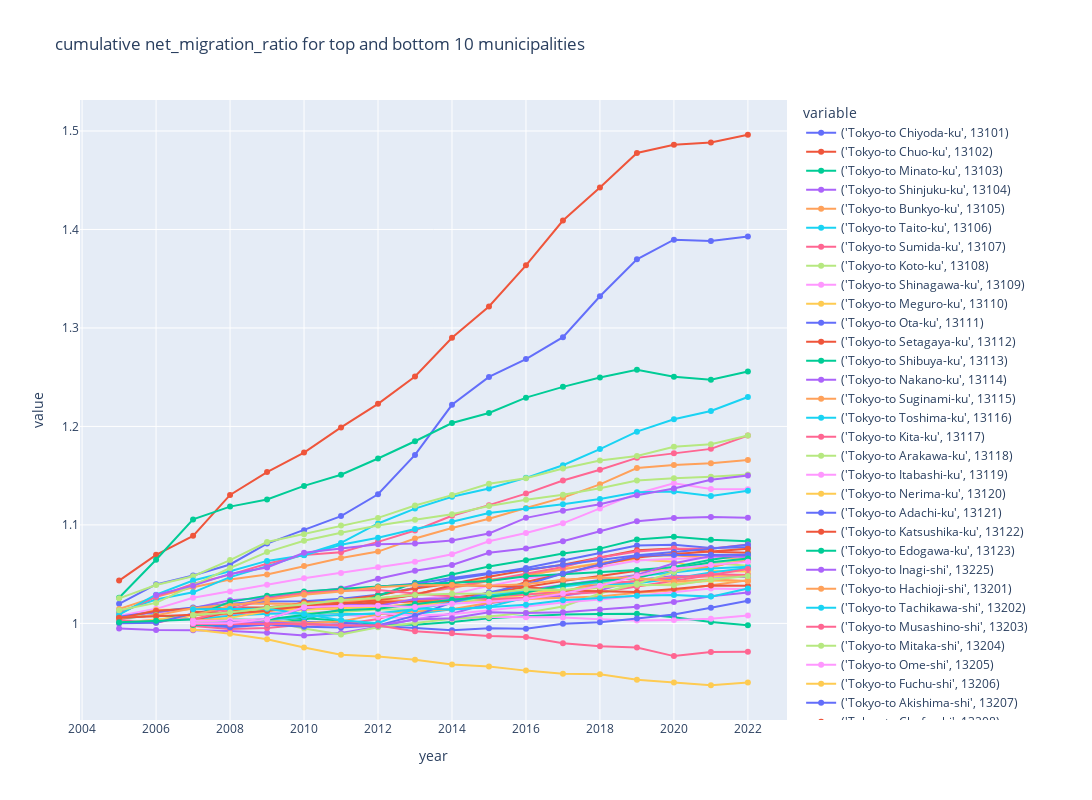

Here is the notebook cell this chart was saved with:
### Code cell
plot_time_series(
    tokyo_df.copy(),
    "factor_growth",
    group_by_columns,
    granularity_columns,
    f"cumulative {factor_column} for top and bottom {return_n} municipalities",
    # visible="legendonly",
)

### Figure 1 — Plotly figure (JSON) as saved in the notebook; plotly's stock layout.template omitted (floating-point values rounded to 4 significant figures)
{"data": [{"hovertemplate": "variable=('Tokyo-to Chiyoda-ku', 13101)<br>year=%{x}<br>value=%{y}<extra></extra>", "legendgroup": "('Tokyo-to Chiyoda-ku', 13101)", "line": {"color": "#636efa", "dash": "solid"}, "marker": {"symbol": "circle"}, "mode": "lines+markers", "name": "('Tokyo-to Chiyoda-ku', 13101)", "orientation": "v", "showlegend": true, "type": "scatter", "x": [2005, 2006, 2007, 2008, 2009, 2010, 2011, 2012, 2013, 2014, 2015, 2016, 2017, 2018, 2019, 2020, 2021, 2022], "xaxis": "x", "y": [1.02, 1.04, 1.049, 1.06, 1.081, 1.095, 1.109, 1.131, 1.171, 1.222, 1.25, 1.268, 1.291, 1.332, 1.37, 1.39, 1.388, 1.393], "yaxis": "y"}, {"hovertemplate": "variable=('Tokyo-to Chuo-ku', 13102)<br>year=%{x}<br>value=%{y}<extra></extra>", "legendgroup": "('Tokyo-to Chuo-ku', 13102)", "line": {"color": "#EF553B", "dash": "solid"}, "marker": {"symbol": "circle"}, "mode": "lines+markers", "name": "('Tokyo-to Chuo-ku', 13102)", "orientation": "v", "showlegend": true, "type": "scatter", "x": [2005, 2006, 2007, 2008, 2009, 2010, 2011, 2012, 2013, 2014, 2015, 2016, 2017, 2018, 2019, 2020, 2021, 2022], "xaxis": "x", "y": [1.043, 1.07, 1.089, 1.13, 1.154, 1.173, 1.199, 1.223, 1.251, 1.29, 1.322, 1.364, 1.409, 1.443, 1.478, 1.486, 1.488, 1.496], "yaxis": "y"}, {"hovertemplate": "variable=('Tokyo-to Minato-ku', 13103)<br>year=%{x}<br>value=%{y}<extra></extra>", "legendgroup": "('Tokyo-to Minato-ku', 13103)", "line": {"color": "#00cc96", "dash": "solid"}, "marker": {"symbol": "circle"}, "mode": "lines+markers", "name": "('Tokyo-to Minato-ku', 13103)", "orientation": "v", "showlegend": true, "type": "scatter", "x": [2005, 2006, 2007, 2008, 2009, 2010, 2011, 2012, 2013, 2014, 2015, 2016, 2017, 2018, 2019, 2020, 2021, 2022], "xaxis": "x", "y": [1.026, 1.065, 1.106, 1.119, 1.126, 1.14, 1.151, 1.167, 1.185, 1.203, 1.214, 1.229, 1.24, 1.25, 1.257, 1.25, 1.247, 1.256], "yaxis": "y"}, {"hovertemplate": "variable=('Tokyo-to Shinjuku-ku', 13104)<br>year=%{x}<br>value=%{y}<extra></extra>", "legendgroup": "('Tokyo-to Shinjuku-ku', 13104)", "line": {"color": "#ab63fa", "dash": "solid"}, "marker": {"symbol": "circle"}, "mode": "lines+markers", "name": "('Tokyo-to Shinjuku-ku', 13104)", "orientation": "v", "showlegend": true, "type": "scatter", "x": [2005, 2006, 2007, 2008, 2009, 2010, 2011, 2012, 2013, 2014, 2015, 2016, 2017, 2018, 2019, 2020, 2021, 2022], "xaxis": "x", "y": [1.007, 1.011, 1.016, 1.023, 1.026, 1.032, 1.035, 1.045, 1.053, 1.059, 1.072, 1.076, 1.083, 1.094, 1.104, 1.107, 1.108, 1.107], "yaxis": "y"}, {"hovertemplate": "variable=('Tokyo-to Bunkyo-ku', 13105)<br>year=%{x}<br>value=%{y}<extra></extra>", "legendgroup": "('Tokyo-to Bunkyo-ku', 13105)", "line": {"color": "#FFA15A", "dash": "solid"}, "marker": {"symbol": "circle"}, "mode": "lines+markers", "name": "('Tokyo-to Bunkyo-ku', 13105)", "orientation": "v", "showlegend": true, "type": "scatter", "x": [2005, 2006, 2007, 2008, 2009, 2010, 2011, 2012, 2013, 2014, 2015, 2016, 2017, 2018, 2019, 2020, 2021, 2022], "xaxis": "x", "y": [1.015, 1.027, 1.037, 1.045, 1.05, 1.058, 1.066, 1.073, 1.086, 1.097, 1.106, 1.117, 1.128, 1.141, 1.158, 1.161, 1.163, 1.166], "yaxis": "y"}, {"hovertemplate": "variable=('Tokyo-to Taito-ku', 13106)<br>year=%{x}<br>value=%{y}<extra></extra>", "legendgroup": "('Tokyo-to Taito-ku', 13106)", "line": {"color": "#19d3f3", "dash": "solid"}, "marker": {"symbol": "circle"}, "mode": "lines+markers", "name": "('Tokyo-to Taito-ku', 13106)", "orientation": "v", "showlegend": true, "type": "scatter", "x": [2005, 2006, 2007, 2008, 2009, 2010, 2011, 2012, 2013, 2014, 2015, 2016, 2017, 2018, 2019, 2020, 2021, 2022], "xaxis": "x", "y": [1.012, 1.024, 1.032, 1.047, 1.058, 1.07, 1.082, 1.101, 1.117, 1.128, 1.137, 1.148, 1.161, 1.177, 1.195, 1.207, 1.216, 1.23], "yaxis": "y"}, {"hovertemplate": "variable=('Tokyo-to Sumida-ku', 13107)<br>year=%{x}<br>value=%{y}<extra></extra>", "legendgroup": "('Tokyo-to Sumida-ku', 13107)", "line": {"color": "#FF6692", "dash": "solid"}, "marker": {"symbol": "circle"}, "mode": "lines+markers", "name": "('Tokyo-to Sumida-ku', 13107)", "orientation": "v", "showlegend": true, "type": "scatter", "x": [2005, 2006, 2007, 2008, 2009, 2010, 2011, 2012, 2013, 2014, 2015, 2016, 2017, 2018, 2019, 2020, 2021, 2022], "xaxis": "x", "y": [1.01, 1.027, 1.04, 1.05, 1.061, 1.07, 1.072, 1.083, 1.094, 1.109, 1.12, 1.132, 1.145, 1.156, 1.168, 1.173, 1.177, 1.191], "yaxis": "y"}, {"hovertemplate": "variable=('Tokyo-to Koto-ku', 13108)<br>year=%{x}<br>value=%{y}<extra></extra>", "legendgroup": "('Tokyo-to Koto-ku', 13108)", "line": {"color": "#B6E880", "dash": "solid"}, "marker": {"symbol": "circle"}, "mode": "lines+markers", "name": "('Tokyo-to Koto-ku', 13108)", "orientation": "v", "showlegend": true, "type": "scatter", "x": [2005, 2006, 2007, 2008, 2009, 2010, 2011, 2012, 2013, 2014, 2015, 2016, 2017, 2018, 2019, 2020, 2021, 2022], "xaxis": "x", "y": [1.025, 1.039, 1.048, 1.064, 1.083, 1.091, 1.099, 1.107, 1.12, 1.13, 1.142, 1.147, 1.157, 1.165, 1.17, 1.179, 1.182, 1.191], "yaxis": "y"}, {"hovertemplate": "variable=('Tokyo-to Shinagawa-ku', 13109)<br>year=%{x}<br>value=%{y}<extra></extra>", "legendgroup": "('Tokyo-to Shinagawa-ku', 13109)", "line": {"color": "#FF97FF", "dash": "solid"}, "marker": {"symbol": "circle"}, "mode": "lines+markers", "name": "('Tokyo-to Shinagawa-ku', 13109)", "orientation": "v", "showlegend": true, "type": "scatter", "x": [2005, 2006, 2007, 2008, 2009, 2010, 2011, 2012, 2013, 2014, 2015, 2016, 2017, 2018, 2019, 2020, 2021, 2022], "xaxis": "x", "y": [1.008, 1.015, 1.026, 1.032, 1.039, 1.046, 1.051, 1.057, 1.063, 1.07, 1.083, 1.092, 1.102, 1.117, 1.132, 1.142, 1.137, 1.136], "yaxis": "y"}, {"hovertemplate": "variable=('Tokyo-to Meguro-ku', 13110)<br>year=%{x}<br>value=%{y}<extra></extra>", "legendgroup": "('Tokyo-to Meguro-ku', 13110)", "line": {"color": "#FECB52", "dash": "solid"}, "marker": {"symbol": "circle"}, "mode": "lines+markers", "name": "('Tokyo-to Meguro-ku', 13110)", "orientation": "v", "showlegend": true, "type": "scatter", "x": [2005, 2006, 2007, 2008, 2009, 2010, 2011, 2012, 2013, 2014, 2015, 2016, 2017, 2018, 2019, 2020, 2021, 2022], "xaxis": "x", "y": [1.004, 1.014, 1.014, 1.014, 1.013, 1.015, 1.019, 1.028, 1.036, 1.041, 1.044, 1.048, 1.056, 1.061, 1.065, 1.063, 1.053, 1.053], "yaxis": "y"}, {"hovertemplate": "variable=('Tokyo-to Ota-ku', 13111)<br>year=%{x}<br>value=%{y}<extra></extra>", "legendgroup": "('Tokyo-to Ota-ku', 13111)", "line": {"color": "#636efa", "dash": "solid"}, "marker": {"symbol": "circle"}, "mode": "lines+markers", "name": "('Tokyo-to Ota-ku', 13111)", "orientation": "v", "showlegend": true, "type": "scatter", "x": [2005, 2006, 2007, 2008, 2009, 2010, 2011, 2012, 2013, 2014, 2015, 2016, 2017, 2018, 2019, 2020, 2021, 2022], "xaxis": "x", "y": [1.007, 1.012, 1.016, 1.02, 1.022, 1.023, 1.025, 1.029, 1.036, 1.045, 1.05, 1.056, 1.064, 1.072, 1.079, 1.08, 1.076, 1.077], "yaxis": "y"}, {"hovertemplate": "variable=('Tokyo-to Setagaya-ku', 13112)<br>year=%{x}<br>value=%{y}<extra></extra>", "legendgroup": "('Tokyo-to Setagaya-ku', 13112)", "line": {"color": "#EF553B", "dash": "solid"}, "marker": {"symbol": "circle"}, "mode": "lines+markers", "name": "('Tokyo-to Setagaya-ku', 13112)", "orientation": "v", "showlegend": true, "type": "scatter", "x": [2005, 2006, 2007, 2008, 2009, 2010, 2011, 2012, 2013, 2014, 2015, 2016, 2017, 2018, 2019, 2020, 2021, 2022], "xaxis": "x", "y": [1.005, 1.013, 1.015, 1.016, 1.016, 1.019, 1.023, 1.029, 1.035, 1.04, 1.047, 1.054, 1.06, 1.067, 1.074, 1.076, 1.073, 1.072], "yaxis": "y"}, {"hovertemplate": "variable=('Tokyo-to Shibuya-ku', 13113)<br>year=%{x}<br>value=%{y}<extra></extra>", "legendgroup": "('Tokyo-to Shibuya-ku', 13113)", "line": {"color": "#00cc96", "dash": "solid"}, "marker": {"symbol": "circle"}, "mode": "lines+markers", "name": "('Tokyo-to Shibuya-ku', 13113)", "orientation": "v", "showlegend": true, "type": "scatter", "x": [2005, 2006, 2007, 2008, 2009, 2010, 2011, 2012, 2013, 2014, 2015, 2016, 2017, 2018, 2019, 2020, 2021, 2022], "xaxis": "x", "y": [1.005, 1.009, 1.004, 0.9997, 0.9997, 1.004, 1.015, 1.028, 1.041, 1.05, 1.058, 1.064, 1.071, 1.076, 1.085, 1.088, 1.085, 1.084], "yaxis": "y"}, {"hovertemplate": "variable=('Tokyo-to Nakano-ku', 13114)<br>year=%{x}<br>value=%{y}<extra></extra>", "legendgroup": "('Tokyo-to Nakano-ku', 13114)", "line": {"color": "#ab63fa", "dash": "solid"}, "marker": {"symbol": "circle"}, "mode": "lines+markers", "name": "('Tokyo-to Nakano-ku', 13114)", "orientation": "v", "showlegend": true, "type": "scatter", "x": [2005, 2006, 2007, 2008, 2009, 2010, 2011, 2012, 2013, 2014, 2015, 2016, 2017, 2018, 2019, 2020, 2021, 2022], "xaxis": "x", "y": [0.9947, 0.9933, 0.9931, 0.9923, 0.9904, 0.9878, 0.9903, 0.9966, 1.004, 1.01, 1.021, 1.025, 1.028, 1.034, 1.044, 1.048, 1.048, 1.047], "yaxis": "y"}, {"hovertemplate": "variable=('Tokyo-to Suginami-ku', 13115)<br>year=%{x}<br>value=%{y}<extra></extra>", "legendgroup": "('Tokyo-to Suginami-ku', 13115)", "line": {"color": "#FFA15A", "dash": "solid"}, "marker": {"symbol": "circle"}, "mode": "lines+markers", "name": "('Tokyo-to Suginami-ku', 13115)", "orientation": "v", "showlegend": true, "type": "scatter", "x": [2005, 2006, 2007, 2008, 2009, 2010, 2011, 2012, 2013, 2014, 2015, 2016, 2017, 2018, 2019, 2020, 2021, 2022], "xaxis": "x", "y": [1.005, 1.008, 1.015, 1.019, 1.02, 1.02, 1.021, 1.025, 1.03, 1.036, 1.043, 1.049, 1.055, 1.061, 1.068, 1.069, 1.066, 1.067], "yaxis": "y"}, {"hovertemplate": "variable=('Tokyo-to Toshima-ku', 13116)<br>year=%{x}<br>value=%{y}<extra></extra>", "legendgroup": "('Tokyo-to Toshima-ku', 13116)", "line": {"color": "#19d3f3", "dash": "solid"}, "marker": {"symbol": "circle"}, "mode": "lines+markers", "name": "('Tokyo-to Toshima-ku', 13116)", "orientation": "v", "showlegend": true, "type": "scatter", "x": [2005, 2006, 2007, 2008, 2009, 2010, 2011, 2012, 2013, 2014, 2015, 2016, 2017, 2018, 2019, 2020, 2021, 2022], "xaxis": "x", "y": [1.009, 1.029, 1.044, 1.053, 1.063, 1.069, 1.08, 1.087, 1.096, 1.103, 1.112, 1.117, 1.121, 1.126, 1.133, 1.134, 1.129, 1.135], "yaxis": "y"}, {"hovertemplate": "variable=('Tokyo-to Kita-ku', 13117)<br>year=%{x}<br>value=%{y}<extra></extra>", "legendgroup": "('Tokyo-to Kita-ku', 13117)", "line": {"color": "#FF6692", "dash": "solid"}, "marker": {"symbol": "circle"}, "mode": "lines+markers", "name": "('Tokyo-to Kita-ku', 13117)", "orientation": "v", "showlegend": true, "type": "scatter", "x": [2005, 2006, 2007, 2008, 2009, 2010, 2011, 2012, 2013, 2014, 2015, 2016, 2017, 2018, 2019, 2020, 2021, 2022], "xaxis": "x", "y": [1.003, 1.001, 1.008, 1.015, 1.015, 1.014, 1.015, 1.023, 1.029, 1.037, 1.044, 1.051, 1.057, 1.067, 1.073, 1.076, 1.076, 1.08], "yaxis": "y"}, {"hovertemplate": "variable=('Tokyo-to Arakawa-ku', 13118)<br>year=%{x}<br>value=%{y}<extra></extra>", "legendgroup": "('Tokyo-to Arakawa-ku', 13118)", "line": {"color": "#B6E880", "dash": "solid"}, "marker": {"symbol": "circle"}, "mode": "lines+markers", "name": "('Tokyo-to Arakawa-ku', 13118)", "orientation": "v", "showlegend": true, "type": "scatter", "x": [2005, 2006, 2007, 2008, 2009, 2010, 2011, 2012, 2013, 2014, 2015, 2016, 2017, 2018, 2019, 2020, 2021, 2022], "xaxis": "x", "y": [1.013, 1.021, 1.039, 1.056, 1.072, 1.084, 1.092, 1.099, 1.105, 1.111, 1.119, 1.125, 1.131, 1.137, 1.145, 1.147, 1.149, 1.151], "yaxis": "y"}, {"hovertemplate": "variable=('Tokyo-to Itabashi-ku', 13119)<br>year=%{x}<br>value=%{y}<extra></extra>", "legendgroup": "('Tokyo-to Itabashi-ku', 13119)", "line": {"color": "#FF97FF", "dash": "solid"}, "marker": {"symbol": "circle"}, "mode": "lines+markers", "name": "('Tokyo-to Itabashi-ku', 13119)", "orientation": "v", "showlegend": true, "type": "scatter", "x": [2005, 2006, 2007, 2008, 2009, 2010, 2011, 2012, 2013, 2014, 2015, 2016, 2017, 2018, 2019, 2020, 2021, 2022], "xaxis": "x", "y": [1.0, 1.004, 1.004, 1.008, 1.011, 1.011, 1.013, 1.019, 1.024, 1.029, 1.038, 1.046, 1.05, 1.057, 1.064, 1.066, 1.066, 1.068], "yaxis": "y"}, {"hovertemplate": "variable=('Tokyo-to Nerima-ku', 13120)<br>year=%{x}<br>value=%{y}<extra></extra>", "legendgroup": "('Tokyo-to Nerima-ku', 13120)", "line": {"color": "#FECB52", "dash": "solid"}, "marker": {"symbol": "circle"}, "mode": "lines+markers", "name": "('Tokyo-to Nerima-ku', 13120)", "orientation": "v", "showlegend": true, "type": "scatter", "x": [2005, 2006, 2007, 2008, 2009, 2010, 2011, 2012, 2013, 2014, 2015, 2016, 2017, 2018, 2019, 2020, 2021, 2022], "xaxis": "x", "y": [1.0, 1.004, 1.008, 1.012, 1.014, 1.014, 1.015, 1.017, 1.019, 1.022, 1.025, 1.029, 1.032, 1.036, 1.044, 1.047, 1.048, 1.049], "yaxis": "y"}, {"hovertemplate": "variable=('Tokyo-to Adachi-ku', 13121)<br>year=%{x}<br>value=%{y}<extra></extra>", "legendgroup": "('Tokyo-to Adachi-ku', 13121)", "line": {"color": "#636efa", "dash": "solid"}, "marker": {"symbol": "circle"}, "mode": "lines+markers", "name": "('Tokyo-to Adachi-ku', 13121)", "orientation": "v", "showlegend": true, "type": "scatter", "x": [2005, 2006, 2007, 2008, 2009, 2010, 2011, 2012, 2013, 2014, 2015, 2016, 2017, 2018, 2019, 2020, 2021, 2022], "xaxis": "x", "y": [1.0, 1.001, 1.01, 1.017, 1.026, 1.031, 1.034, 1.037, 1.04, 1.046, 1.051, 1.054, 1.06, 1.064, 1.069, 1.072, 1.076, 1.08], "yaxis": "y"}, {"hovertemplate": "variable=('Tokyo-to Katsushika-ku', 13122)<br>year=%{x}<br>value=%{y}<extra></extra>", "legendgroup": "('Tokyo-to Katsushika-ku', 13122)", "line": {"color": "#EF553B", "dash": "solid"}, "marker": {"symbol": "circle"}, "mode": "lines+markers", "name": "('Tokyo-to Katsushika-ku', 13122)", "orientation": "v", "showlegend": true, "type": "scatter", "x": [2005, 2006, 2007, 2008, 2009, 2010, 2011, 2012, 2013, 2014, 2015, 2016, 2017, 2018, 2019, 2020, 2021, 2022], "xaxis": "x", "y": [1.006, 1.008, 1.009, 1.01, 1.013, 1.021, 1.021, 1.02, 1.023, 1.026, 1.031, 1.037, 1.043, 1.048, 1.054, 1.056, 1.058, 1.063], "yaxis": "y"}, {"hovertemplate": "variable=('Tokyo-to Edogawa-ku', 13123)<br>year=%{x}<br>value=%{y}<extra></extra>", "legendgroup": "('Tokyo-to Edogawa-ku', 13123)", "line": {"color": "#00cc96", "dash": "solid"}, "marker": {"symbol": "circle"}, "mode": "lines+markers", "name": "('Tokyo-to Edogawa-ku', 13123)", "orientation": "v", "showlegend": true, "type": "scatter", "x": [2005, 2006, 2007, 2008, 2009, 2010, 2011, 2012, 2013, 2014, 2015, 2016, 2017, 2018, 2019, 2020, 2021, 2022], "xaxis": "x", "y": [1.001, 1.003, 1.004, 1.004, 1.003, 1.005, 1.003, 0.999, 0.9985, 1.001, 1.005, 1.007, 1.009, 1.01, 1.01, 1.006, 1.001, 0.998], "yaxis": "y"}, {"hovertemplate": "variable=('Tokyo-to Inagi-shi', 13225)<br>year=%{x}<br>value=%{y}<extra></extra>", "legendgroup": "('Tokyo-to Inagi-shi', 13225)", "line": {"color": "#ab63fa", "dash": "solid"}, "marker": {"symbol": "circle"}, "mode": "lines+markers", "name": "('Tokyo-to Inagi-shi', 13225)", "orientation": "v", "showlegend": true, "type": "scatter", "x": [2005, 2006, 2007, 2008, 2009, 2010, 2011, 2012, 2013, 2014, 2015, 2016, 2017, 2018, 2019, 2020, 2021, 2022], "xaxis": "x", "y": [null, 1.029, 1.038, 1.05, 1.057, 1.072, 1.076, 1.08, 1.081, 1.084, 1.091, 1.107, 1.114, 1.121, 1.13, 1.137, 1.146, 1.15], "yaxis": "y"}, {"hovertemplate": "variable=('Tokyo-to Hachioji-shi', 13201)<br>year=%{x}<br>value=%{y}<extra></extra>", "legendgroup": "('Tokyo-to Hachioji-shi', 13201)", "line": {"color": "#FFA15A", "dash": "solid"}, "marker": {"symbol": "circle"}, "mode": "lines+markers", "name": "('Tokyo-to Hachioji-shi', 13201)", "orientation": "v", "showlegend": true, "type": "scatter", "x": [2005, 2006, 2007, 2008, 2009, 2010, 2011, 2012, 2013, 2014, 2015, 2016, 2017, 2018, 2019, 2020, 2021, 2022], "xaxis": "x", "y": [null, null, 1.005, 1.01, 1.016, 1.02, 1.023, 1.023, 1.023, 1.023, 1.023, 1.025, 1.026, 1.027, 1.031, 1.033, 1.039, 1.044], "yaxis": "y"}, {"hovertemplate": "variable=('Tokyo-to Tachikawa-shi', 13202)<br>year=%{x}<br>value=%{y}<extra></extra>", "legendgroup": "('Tokyo-to Tachikawa-shi', 13202)", "line": {"color": "#19d3f3", "dash": "solid"}, "marker": {"symbol": "circle"}, "mode": "lines+markers", "name": "('Tokyo-to Tachikawa-shi', 13202)", "orientation": "v", "showlegend": true, "type": "scatter", "x": [2005, 2006, 2007, 2008, 2009, 2010, 2011, 2012, 2013, 2014, 2015, 2016, 2017, 2018, 2019, 2020, 2021, 2022], "xaxis": "x", "y": [null, null, 1.003, 1.008, 1.01, 1.01, 1.009, 1.009, 1.009, 1.014, 1.017, 1.026, 1.032, 1.039, 1.041, 1.046, 1.052, 1.056], "yaxis": "y"}, {"hovertemplate": "variable=('Tokyo-to Musashino-shi', 13203)<br>year=%{x}<br>value=%{y}<extra></extra>", "legendgroup": "('Tokyo-to Musashino-shi', 13203)", "line": {"color": "#FF6692", "dash": "solid"}, "marker": {"symbol": "circle"}, "mode": "lines+markers", "name": "('Tokyo-to Musashino-shi', 13203)", "orientation": "v", "showlegend": true, "type": "scatter", "x": [2005, 2006, 2007, 2008, 2009, 2010, 2011, 2012, 2013, 2014, 2015, 2016, 2017, 2018, 2019, 2020, 2021, 2022], "xaxis": "x", "y": [null, null, 0.9975, 0.9943, 0.9954, 0.9988, 0.9988, 1.004, 1.015, 1.022, 1.028, 1.029, 1.032, 1.041, 1.043, 1.046, 1.05, 1.049], "yaxis": "y"}, {"hovertemplate": "variable=('Tokyo-to Mitaka-shi', 13204)<br>year=%{x}<br>value=%{y}<extra></extra>", "legendgroup": "('Tokyo-to Mitaka-shi', 13204)", "line": {"color": "#B6E880", "dash": "solid"}, "marker": {"symbol": "circle"}, "mode": "lines+markers", "name": "('Tokyo-to Mitaka-shi', 13204)", "orientation": "v", "showlegend": true, "type": "scatter", "x": [2005, 2006, 2007, 2008, 2009, 2010, 2011, 2012, 2013, 2014, 2015, 2016, 2017, 2018, 2019, 2020, 2021, 2022], "xaxis": "x", "y": [null, null, 1.01, 1.011, 1.015, 1.01, 1.012, 1.014, 1.014, 1.022, 1.025, 1.033, 1.038, 1.041, 1.048, 1.057, 1.061, 1.059], "yaxis": "y"}, {"hovertemplate": "variable=('Tokyo-to Ome-shi', 13205)<br>year=%{x}<br>value=%{y}<extra></extra>", "legendgroup": "('Tokyo-to Ome-shi', 13205)", "line": {"color": "#FF97FF", "dash": "solid"}, "marker": {"symbol": "circle"}, "mode": "lines+markers", "name": "('Tokyo-to Ome-shi', 13205)", "orientation": "v", "showlegend": true, "type": "scatter", "x": [2005, 2006, 2007, 2008, 2009, 2010, 2011, 2012, 2013, 2014, 2015, 2016, 2017, 2018, 2019, 2020, 2021, 2022], "xaxis": "x", "y": [null, null, 0.9999, 0.9999, 1.003, 1.007, 1.009, 1.007, 1.005, 1.004, 1.007, 1.006, 1.006, 1.004, 1.003, 1.003, 1.005, 1.008], "yaxis": "y"}, {"hovertemplate": "variable=('Tokyo-to Fuchu-shi', 13206)<br>year=%{x}<br>value=%{y}<extra></extra>", "legendgroup": "('Tokyo-to Fuchu-shi', 13206)", "line": {"color": "#FECB52", "dash": "solid"}, "marker": {"symbol": "circle"}, "mode": "lines+markers", "name": "('Tokyo-to Fuchu-shi', 13206)", "orientation": "v", "showlegend": true, "type": "scatter", "x": [2005, 2006, 2007, 2008, 2009, 2010, 2011, 2012, 2013, 2014, 2015, 2016, 2017, 2018, 2019, 2020, 2021, 2022], "xaxis": "x", "y": [null, null, 1.002, 1.006, 1.012, 1.016, 1.017, 1.016, 1.02, 1.023, 1.029, 1.032, 1.033, 1.038, 1.038, 1.04, 1.043, 1.043], "yaxis": "y"}, {"hovertemplate": "variable=('Tokyo-to Akishima-shi', 13207)<br>year=%{x}<br>value=%{y}<extra></extra>", "legendgroup": "('Tokyo-to Akishima-shi', 13207)", "line": {"color": "#636efa", "dash": "solid"}, "marker": {"symbol": "circle"}, "mode": "lines+markers", "name": "('Tokyo-to Akishima-shi', 13207)", "orientation": "v", "showlegend": true, "type": "scatter", "x": [2005, 2006, 2007, 2008, 2009, 2010, 2011, 2012, 2013, 2014, 2015, 2016, 2017, 2018, 2019, 2020, 2021, 2022], "xaxis": "x", "y": [null, null, 1.001, 0.9974, 0.9993, 1.001, 1.001, 0.9974, 0.9953, 0.993, 0.995, 0.9944, 0.9995, 1.001, 1.005, 1.009, 1.016, 1.023], "yaxis": "y"}, {"hovertemplate": "variable=('Tokyo-to Chofu-shi', 13208)<br>year=%{x}<br>value=%{y}<extra></extra>", "legendgroup": "('Tokyo-to Chofu-shi', 13208)", "line": {"color": "#EF553B", "dash": "solid"}, "marker": {"symbol": "circle"}, "mode": "lines+markers", "name": "('Tokyo-to Chofu-shi', 13208)", "orientation": "v", "showlegend": true, "type": "scatter", "x": [2005, 2006, 2007, 2008, 2009, 2010, 2011, 2012, 2013, 2014, 2015, 2016, 2017, 2018, 2019, 2020, 2021, 2022], "xaxis": "x", "y": [null, null, 1.004, 1.012, 1.016, 1.016, 1.018, 1.022, 1.022, 1.022, 1.029, 1.042, 1.05, 1.06, 1.067, 1.071, 1.073, 1.076], "yaxis": "y"}, {"hovertemplate": "variable=('Tokyo-to Machida-shi', 13209)<br>year=%{x}<br>value=%{y}<extra></extra>", "legendgroup": "('Tokyo-to Machida-shi', 13209)", "line": {"color": "#00cc96", "dash": "solid"}, "marker": {"symbol": "circle"}, "mode": "lines+markers", "name": "('Tokyo-to Machida-shi', 13209)", "orientation": "v", "showlegend": true, "type": "scatter", "x": [2005, 2006, 2007, 2008, 2009, 2010, 2011, 2012, 2013, 2014, 2015, 2016, 2017, 2018, 2019, 2020, 2021, 2022], "xaxis": "x", "y": [null, null, 1.007, 1.022, 1.028, 1.032, 1.035, 1.038, 1.039, 1.041, 1.043, 1.048, 1.05, 1.052, 1.054, 1.057, 1.065, 1.07], "yaxis": "y"}, {"hovertemplate": "variable=('Tokyo-to Koganei-shi', 13210)<br>year=%{x}<br>value=%{y}<extra></extra>", "legendgroup": "('Tokyo-to Koganei-shi', 13210)", "line": {"color": "#ab63fa", "dash": "solid"}, "marker": {"symbol": "circle"}, "mode": "lines+markers", "name": "('Tokyo-to Koganei-shi', 13210)", "orientation": "v", "showlegend": true, "type": "scatter", "x": [2005, 2006, 2007, 2008, 2009, 2010, 2011, 2012, 2013, 2014, 2015, 2016, 2017, 2018, 2019, 2020, 2021, 2022], "xaxis": "x", "y": [null, null, 1.002, 1.002, 1.005, 1.015, 1.019, 1.018, 1.025, 1.025, 1.026, 1.034, 1.039, 1.045, 1.049, 1.061, 1.068, 1.068], "yaxis": "y"}, {"hovertemplate": "variable=('Tokyo-to Kodaira-shi', 13211)<br>year=%{x}<br>value=%{y}<extra></extra>", "legendgroup": "('Tokyo-to Kodaira-shi', 13211)", "line": {"color": "#FFA15A", "dash": "solid"}, "marker": {"symbol": "circle"}, "mode": "lines+markers", "name": "('Tokyo-to Kodaira-shi', 13211)", "orientation": "v", "showlegend": true, "type": "scatter", "x": [2005, 2006, 2007, 2008, 2009, 2010, 2011, 2012, 2013, 2014, 2015, 2016, 2017, 2018, 2019, 2020, 2021, 2022], "xaxis": "x", "y": [null, null, 1.003, 1.003, 1.003, 1.0, 1.002, 1.009, 1.012, 1.014, 1.021, 1.026, 1.032, 1.043, 1.048, 1.054, 1.057, 1.066], "yaxis": "y"}, {"hovertemplate": "variable=('Tokyo-to Hino-shi', 13212)<br>year=%{x}<br>value=%{y}<extra></extra>", "legendgroup": "('Tokyo-to Hino-shi', 13212)", "line": {"color": "#19d3f3", "dash": "solid"}, "marker": {"symbol": "circle"}, "mode": "lines+markers", "name": "('Tokyo-to Hino-shi', 13212)", "orientation": "v", "showlegend": true, "type": "scatter", "x": [2005, 2006, 2007, 2008, 2009, 2010, 2011, 2012, 2013, 2014, 2015, 2016, 2017, 2018, 2019, 2020, 2021, 2022], "xaxis": "x", "y": [null, null, 1.002, 1.002, 1.004, 1.007, 1.009, 1.01, 1.014, 1.021, 1.029, 1.033, 1.038, 1.042, 1.048, 1.051, 1.056, 1.058], "yaxis": "y"}, {"hovertemplate": "variable=('Tokyo-to Higashimurayama-shi', 13213)<br>year=%{x}<br>value=%{y}<extra></extra>", "legendgroup": "('Tokyo-to Higashimurayama-shi', 13213)", "line": {"color": "#FF6692", "dash": "solid"}, "marker": {"symbol": "circle"}, "mode": "lines+markers", "name": "('Tokyo-to Higashimurayama-shi', 13213)", "orientation": "v", "showlegend": true, "type": "scatter", "x": [2005, 2006, 2007, 2008, 2009, 2010, 2011, 2012, 2013, 2014, 2015, 2016, 2017, 2018, 2019, 2020, 2021, 2022], "xaxis": "x", "y": [null, null, 1.004, 1.013, 1.025, 1.031, 1.033, 1.034, 1.03, 1.027, 1.025, 1.026, 1.03, 1.032, 1.037, 1.043, 1.049, 1.055], "yaxis": "y"}, {"hovertemplate": "variable=('Tokyo-to Kokubunji-shi', 13214)<br>year=%{x}<br>value=%{y}<extra></extra>", "legendgroup": "('Tokyo-to Kokubunji-shi', 13214)", "line": {"color": "#B6E880", "dash": "solid"}, "marker": {"symbol": "circle"}, "mode": "lines+markers", "name": "('Tokyo-to Kokubunji-shi', 13214)", "orientation": "v", "showlegend": true, "type": "scatter", "x": [2005, 2006, 2007, 2008, 2009, 2010, 2011, 2012, 2013, 2014, 2015, 2016, 2017, 2018, 2019, 2020, 2021, 2022], "xaxis": "x", "y": [null, null, 1.001, 1.004, 1.003, 0.9948, 0.9886, 0.9961, 1.0, 1.005, 1.007, 1.011, 1.017, 1.03, 1.04, 1.052, 1.06, 1.066], "yaxis": "y"}, {"hovertemplate": "variable=('Tokyo-to Kunitachi-shi', 13215)<br>year=%{x}<br>value=%{y}<extra></extra>", "legendgroup": "('Tokyo-to Kunitachi-shi', 13215)", "line": {"color": "#FF97FF", "dash": "solid"}, "marker": {"symbol": "circle"}, "mode": "lines+markers", "name": "('Tokyo-to Kunitachi-shi', 13215)", "orientation": "v", "showlegend": true, "type": "scatter", "x": [2005, 2006, 2007, 2008, 2009, 2010, 2011, 2012, 2013, 2014, 2015, 2016, 2017, 2018, 2019, 2020, 2021, 2022], "xaxis": "x", "y": [null, null, 1.003, 1.003, 1.004, null, null, 1.011, 1.008, 1.009, 1.013, 1.018, 1.021, 1.024, 1.028, 1.031, 1.035, 1.035], "yaxis": "y"}, {"hovertemplate": "variable=('Tokyo-to Fussa-shi', 13218)<br>year=%{x}<br>value=%{y}<extra></extra>", "legendgroup": "('Tokyo-to Fussa-shi', 13218)", "line": {"color": "#FECB52", "dash": "solid"}, "marker": {"symbol": "circle"}, "mode": "lines+markers", "name": "('Tokyo-to Fussa-shi', 13218)", "orientation": "v", "showlegend": true, "type": "scatter", "x": [2005, 2006, 2007, 2008, 2009, 2010, 2011, 2012, 2013, 2014, 2015, 2016, 2017, 2018, 2019, 2020, 2021, 2022], "xaxis": "x", "y": [null, null, 0.9939, 0.9896, 0.9839, 0.9755, 0.9682, 0.9663, 0.963, 0.9584, 0.9563, 0.952, 0.9489, 0.9482, 0.9427, 0.9399, 0.9372, 0.9399], "yaxis": "y"}, {"hovertemplate": "variable=('Tokyo-to Komae-shi', 13219)<br>year=%{x}<br>value=%{y}<extra></extra>", "legendgroup": "('Tokyo-to Komae-shi', 13219)", "line": {"color": "#636efa", "dash": "solid"}, "marker": {"symbol": "circle"}, "mode": "lines+markers", "name": "('Tokyo-to Komae-shi', 13219)", "orientation": "v", "showlegend": true, "type": "scatter", "x": [2005, 2006, 2007, 2008, 2009, 2010, 2011, 2012, 2013, 2014, 2015, 2016, 2017, 2018, 2019, 2020, 2021, 2022], "xaxis": "x", "y": [null, null, 0.9993, 0.9962, 0.9988, 0.9966, 0.9959, 0.9978, 1.008, 1.021, 1.032, 1.039, 1.051, 1.06, 1.069, 1.07, 1.07, 1.07], "yaxis": "y"}, {"hovertemplate": "variable=('Tokyo-to Higashiyamato-shi', 13220)<br>year=%{x}<br>value=%{y}<extra></extra>", "legendgroup": "('Tokyo-to Higashiyamato-shi', 13220)", "line": {"color": "#EF553B", "dash": "solid"}, "marker": {"symbol": "circle"}, "mode": "lines+markers", "name": "('Tokyo-to Higashiyamato-shi', 13220)", "orientation": "v", "showlegend": true, "type": "scatter", "x": [2005, 2006, 2007, 2008, 2009, 2010, 2011, 2012, 2013, 2014, 2015, 2016, 2017, 2018, 2019, 2020, 2021, 2022], "xaxis": "x", "y": [null, null, 1.012, 1.01, 1.013, 1.018, 1.02, 1.024, 1.029, 1.039, 1.038, 1.037, 1.033, 1.033, 1.032, 1.035, 1.038, 1.038], "yaxis": "y"}, {"hovertemplate": "variable=('Tokyo-to Kiyose-shi', 13221)<br>year=%{x}<br>value=%{y}<extra></extra>", "legendgroup": "('Tokyo-to Kiyose-shi', 13221)", "line": {"color": "#00cc96", "dash": "solid"}, "marker": {"symbol": "circle"}, "mode": "lines+markers", "name": "('Tokyo-to Kiyose-shi', 13221)", "orientation": "v", "showlegend": true, "type": "scatter", "x": [2005, 2006, 2007, 2008, 2009, 2010, 2011, 2012, 2013, 2014, 2015, 2016, 2017, 2018, 2019, 2020, 2021, 2022], "xaxis": "x", "y": [null, null, 0.9983, 0.9995, 1.004, 1.008, 1.013, 1.015, 1.02, 1.024, 1.027, 1.031, 1.039, 1.043, 1.046, 1.055, 1.062, 1.066], "yaxis": "y"}, {"hovertemplate": "variable=('Tokyo-to Higashikurume-shi', 13222)<br>year=%{x}<br>value=%{y}<extra></extra>", "legendgroup": "('Tokyo-to Higashikurume-shi', 13222)", "line": {"color": "#ab63fa", "dash": "solid"}, "marker": {"symbol": "circle"}, "mode": "lines+markers", "name": "('Tokyo-to Higashikurume-shi', 13222)", "orientation": "v", "showlegend": true, "type": "scatter", "x": [2005, 2006, 2007, 2008, 2009, 2010, 2011, 2012, 2013, 2014, 2015, 2016, 2017, 2018, 2019, 2020, 2021, 2022], "xaxis": "x", "y": [null, null, 0.9993, 1.001, 1.001, 0.9991, 0.9978, 0.9978, 1.004, 1.005, 1.011, 1.01, 1.011, 1.014, 1.017, 1.022, 1.027, 1.031], "yaxis": "y"}, {"hovertemplate": "variable=('Tokyo-to Musashimurayama-shi', 13223)<br>year=%{x}<br>value=%{y}<extra></extra>", "legendgroup": "('Tokyo-to Musashimurayama-shi', 13223)", "line": {"color": "#FFA15A", "dash": "solid"}, "marker": {"symbol": "circle"}, "mode": "lines+markers", "name": "('Tokyo-to Musashimurayama-shi', 13223)", "orientation": "v", "showlegend": true, "type": "scatter", "x": [2005, 2006, 2007, 2008, 2009, 2010, 2011, 2012, 2013, 2014, 2015, 2016, 2017, 2018, 2019, 2020, 2021, 2022], "xaxis": "x", "y": [null, null, 1.008, 1.018, 1.024, 1.029, 1.032, 1.037, 1.039, 1.039, 1.038, 1.04, 1.044, 1.047, 1.046, 1.042, 1.045, 1.043], "yaxis": "y"}, {"hovertemplate": "variable=('Tokyo-to Tama-shi', 13224)<br>year=%{x}<br>value=%{y}<extra></extra>", "legendgroup": "('Tokyo-to Tama-shi', 13224)", "line": {"color": "#19d3f3", "dash": "solid"}, "marker": {"symbol": "circle"}, "mode": "lines+markers", "name": "('Tokyo-to Tama-shi', 13224)", "orientation": "v", "showlegend": true, "type": "scatter", "x": [2005, 2006, 2007, 2008, 2009, 2010, 2011, 2012, 2013, 2014, 2015, 2016, 2017, 2018, 2019, 2020, 2021, 2022], "xaxis": "x", "y": [null, null, 1.014, 1.015, 1.015, 1.01, 1.003, 1.0, 1.015, 1.014, 1.017, 1.019, 1.024, 1.025, 1.028, 1.029, 1.027, 1.035], "yaxis": "y"}, {"hovertemplate": "variable=('Tokyo-to Hamura-shi', 13227)<br>year=%{x}<br>value=%{y}<extra></extra>", "legendgroup": "('Tokyo-to Hamura-shi', 13227)", "line": {"color": "#FF6692", "dash": "solid"}, "marker": {"symbol": "circle"}, "mode": "lines+markers", "name": "('Tokyo-to Hamura-shi', 13227)", "orientation": "v", "showlegend": true, "type": "scatter", "x": [2005, 2006, 2007, 2008, 2009, 2010, 2011, 2012, 2013, 2014, 2015, 2016, 2017, 2018, 2019, 2020, 2021, 2022], "xaxis": "x", "y": [null, null, 0.9992, 0.9992, 0.999, 0.9993, 0.9978, 0.9978, 0.992, 0.99, 0.9873, 0.9862, 0.9798, 0.9769, 0.9756, 0.9668, 0.971, 0.9711], "yaxis": "y"}, {"hovertemplate": "variable=('Tokyo-to Akiruno-shi', 13228)<br>year=%{x}<br>value=%{y}<extra></extra>", "legendgroup": "('Tokyo-to Akiruno-shi', 13228)", "line": {"color": "#B6E880", "dash": "solid"}, "marker": {"symbol": "circle"}, "mode": "lines+markers", "name": "('Tokyo-to Akiruno-shi', 13228)", "orientation": "v", "showlegend": true, "type": "scatter", "x": [2005, 2006, 2007, 2008, 2009, 2010, 2011, 2012, 2013, 2014, 2015, 2016, 2017, 2018, 2019, 2020, 2021, 2022], "xaxis": "x", "y": [null, null, 1.008, 1.011, 1.016, 1.019, 1.024, 1.026, 1.029, 1.03, 1.03, 1.034, 1.034, 1.037, 1.039, 1.039, 1.044, 1.048], "yaxis": "y"}, {"hovertemplate": "variable=('Tokyo-to Nishitokyo-shi', 13229)<br>year=%{x}<br>value=%{y}<extra></extra>", "legendgroup": "('Tokyo-to Nishitokyo-shi', 13229)", "line": {"color": "#FF97FF", "dash": "solid"}, "marker": {"symbol": "circle"}, "mode": "lines+markers", "name": "('Tokyo-to Nishitokyo-shi', 13229)", "orientation": "v", "showlegend": true, "type": "scatter", "x": [2005, 2006, 2007, 2008, 2009, 2010, 2011, 2012, 2013, 2014, 2015, 2016, 2017, 2018, 2019, 2020, 2021, 2022], "xaxis": "x", "y": [null, null, 1.0, 1.0, 1.004, 1.016, 1.018, 1.018, 1.017, 1.02, 1.022, 1.025, 1.03, 1.038, 1.048, 1.055, 1.059, 1.063], "yaxis": "y"}], "layout": {"autosize": false, "height": 800, "hovermode": "closest", "legend": {"title": {"text": "variable"}, "tracegroupgap": 0}, "title": {"text": "cumulative net_migration_ratio for top and bottom 10 municipalities"}, "width": 1600, "xaxis": {"anchor": "y", "domain": [0, 1], "title": {"text": "year"}}, "yaxis": {"anchor": "x", "domain": [0, 1], "title": {"text": "value"}}}}
